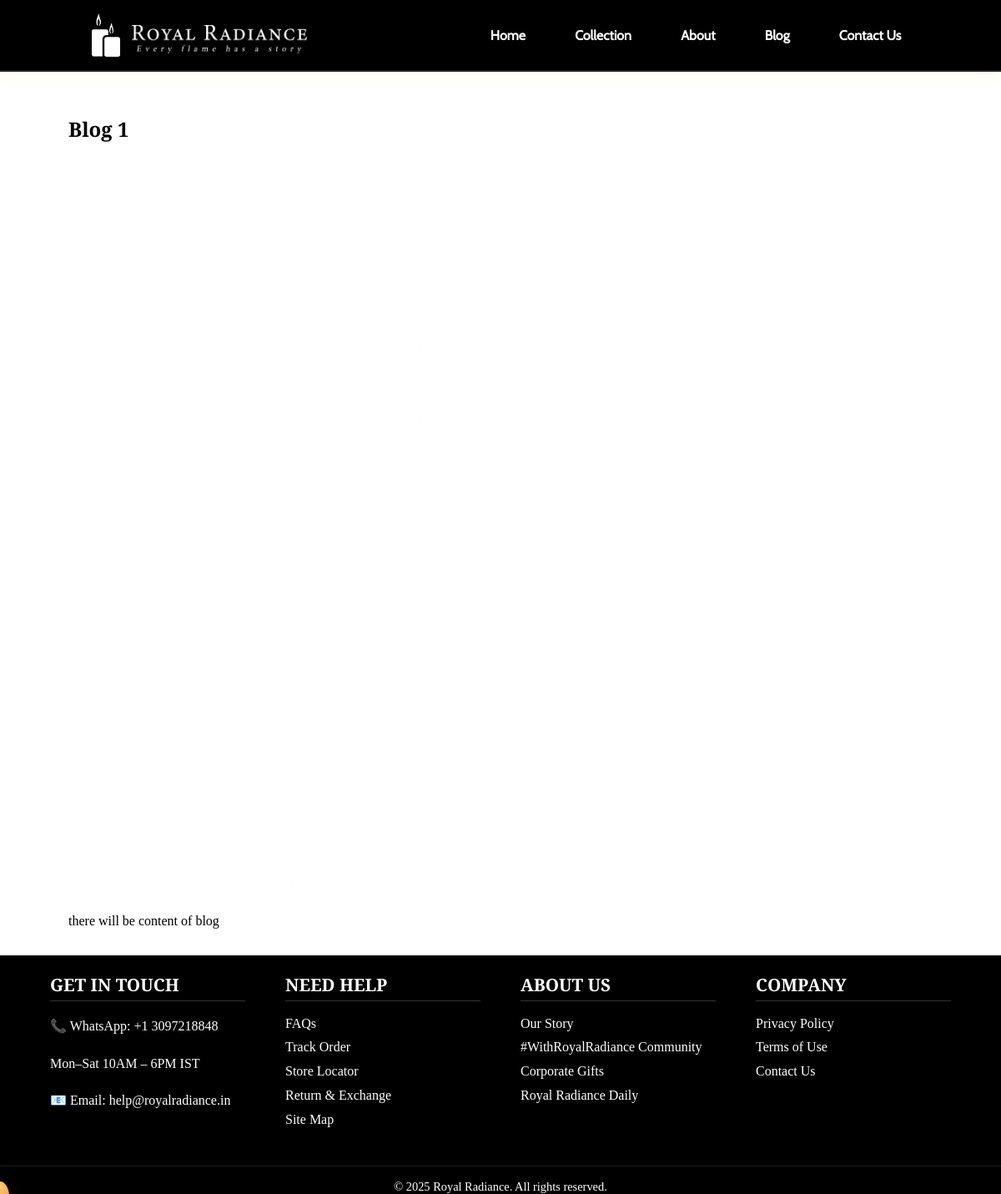
The page /blog/1 on the database its author committed.
### models.py (models this page shows)
class BlogPost(db.Model):
    id = db.Column(db.Integer, primary_key=True)
    title = db.Column(db.String(200), nullable=False)
    excerpt = db.Column(db.String(400))
    content = db.Column(db.Text)
    image = db.Column(db.String(300))
    created_at = db.Column(db.DateTime, default=datetime.utcnow)

### app.py (the view)
    @app.route('/blog/<int:bid>')
    def blog_post(bid):
        post = BlogPost.query.get_or_404(bid)
        return render_template('blog_post.html', post=post)

### templates/blog_post.html (shortened to what this page needs)
{% extends "base.html" %}
{% block content %}
<section class="wrap blog-post">
  <h2>{{ post.title }}</h2>
  {% if post.image %}
    <img class="post-image" src="{{ url_for('uploads', filename=post.image) }}" alt="{{ post.title }}">
  {% endif %}
  <div class="post-content">{{ post.content|safe }}</div>
</section>
{% endblock %}

### static/css/main.css (style rules this page uses)
:root { --gold: #FFD580; --cream: #FFF5E1; --brown: #3E2723; --muted: #7a6b66; --glass: rgba(255,255,255,0.06); --black: rgba(0,0,0,1); font-family: "Playfair Display", serif; }
* { box-sizing: border-box; }
.wrap { max-width: 1100px; margin: 0 auto; padding: 2rem; }

### rows shown on the page
BlogPost: title "Blog 1", image (picture), content "there will be content of blog"
